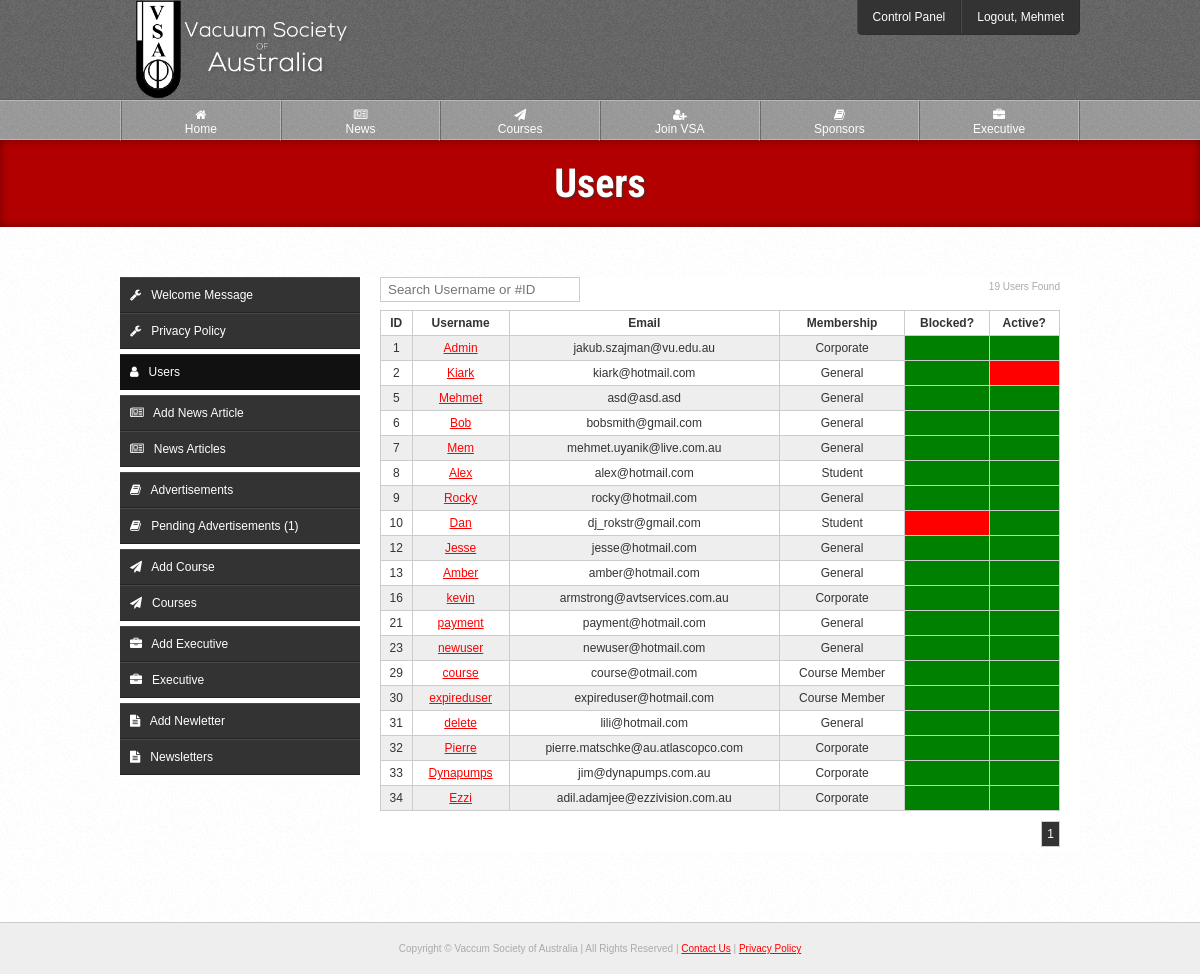
Page /source/cp/users.php (signed in) on the committed database.
### tables this page shows
CREATE TABLE IF NOT EXISTS `users` (
  `id` int(10) NOT NULL AUTO_INCREMENT,
  `username` varchar(20) NOT NULL,
  `password` varchar(70) NOT NULL,
  `email` varchar(100) NOT NULL,
  `title` varchar(6) NOT NULL,
  `fname` varchar(30) NOT NULL,
  `lname` varchar(40) NOT NULL,
  `address` varchar(80) NOT NULL,
  `suburb` varchar(50) NOT NULL,
  `state` varchar(50) NOT NULL,
  `postcode` int(10) NOT NULL,
  `country` varchar(50) NOT NULL,
  `telephone` varchar(20) NOT NULL,
  `fax` varchar(20) DEFAULT NULL,
  `website` varchar(100) DEFAULT NULL,
  `company` varchar(150) DEFAULT NULL,
  `blocked` enum('0','1') NOT NULL,
  `type` enum('1','2','3','4') NOT NULL,
  `active` enum('0','1') NOT NULL,
  `level` enum('1','2') NOT NULL,
  `password_reset` enum('0','1') NOT NULL,
  `activation_code` varchar(40) NOT NULL,
  `reset_code` varchar(100) NOT NULL,
  `payment_made` enum('0','1') NOT NULL,
  `date_created` varchar(100) NOT NULL,
  `payment_due_date` varchar(100) NOT NULL,
  `membership_expiry_date` varchar(100) NOT NULL,
  PRIMARY KEY (`id`),
  FULLTEXT KEY `username` (`username`)
);

### source/classes/User.php (called while the page is built, shortened)
<?php
class User extends Pagination {
	private $data;
	private $count;
	public static function getUsername($id) {
		try {
			$q = DB::$db->prepare("
				SELECT username
				FROM users
				WHERE id = :id
			");
			$q->execute([':id' => $id]);
		} catch(PDOException $ex) {
			die($ex->getMessage());
		}
		$c = $q->rowCount();
		$r = $q->fetch(PDO::FETCH_OBJ);
		return ($c != 0) ? $r->username : "Unknown";
	}
	public function getAll($page = 1, $limit = 100) {
		$this->amount = ($page - 1) * $limit;
		$this->limit = $limit;
		$this->page = $page;
		try {
			$q = DB::$db->query("
				SELECT SQL_CALC_FOUND_ROWS *
				FROM users
				LIMIT {$this->amount}, {$this->limit}
			");
		} catch(PDOException $ex) {
			die($ex->getMessage());
		}
		$this->count = $q->rowCount();
		$total = DB::$db->query("SELECT FOUND_ROWS() AS total")->fetch(PDO::FETCH_OBJ)->total;
		$this->pages = ceil($total / $this->limit);
		if($this->count != 0)
			while($r = $q->fetch(PDO::FETCH_OBJ))
				$this->data[] = $r;
		return $this->data;
	}
	public function getCount() {
		return $this->count;
	}
}

### source/classes/Template.php (called while the page is built, shortened)
<?php
class Template {
	private $page;
	public function setActivePage($prefix = null) {
		$page = explode("/", $_SERVER['PHP_SELF']);
		$page = end($page);
		$page = explode(".", $page);
		$page = current($page);
		$this->page = $prefix.$page;
	}
	public function getActivePage() {
		return $this->page;
	}
}

### source/cp/users.php (the view, shortened to what this page needs)
<?php
$t = new Template("cp_");
$t->setTitle("Users");
include $t->load("template/head.php");
include $t->load("template/header.php");
$_user = new User;
$users = (isset($_GET['search'])) ? $_user->search($_GET['search']) : $_user->getAll((isset($_GET['page']) && !empty($_GET['page'])) ? $_GET['page'] : 1);
?>
	<div id="page-heading">
		<h1>Users</h1>
	</div>
	<div class="outer-wrapper white">
		<div class="inner-wrapper">
			<?php include $t->load("template/cp-nav.php"); ?>
			<section class="right-main">
				<p class="rfloat fine-text"><?=$_user->getCount();?> User<?=($_user->getCount() !== 1) ? 's' : null;?> Found</p>
				<form id="form">
					<div class="field">
						<input type="text" name="search" id="search" placeholder="Search Username or #ID" style="width: 200px;">
					</div>
				</form>
				<?php if(!empty($users)): ?>
					<?php if($_user->getCount() != 0): ?>
						<table class="style">
							<tr>
								<th>ID</th>
								<th>Username</th>
								<th>Email</th>
								<th>Membership</th>
								<th>Blocked?</th>
								<th>Active?</th>
							</tr>
						<?php foreach($users as $user): ?>
							<tr>
								<td><?=$user->id;?></td>
								<td><a href="<?=PATH;?>cp/view-user?id=<?=$user->id;?>"><?=$user->username;?></a></td>
								<td><?=$user->email;?></td>
								<td>
									<?php if($user->type === '1'): ?>
										Student
									<?php elseif($user->type === '2'): ?>
										General
									<?php elseif($user->type === '3'): ?>
										Corporate
									<?php elseif($user->type === '4'): ?>
										Course Member
									<?php endif;?>
								</td>
								<td style="<?=($user->blocked === '1') ? 'background: red;' : 'background: green;';?>"></td>
								<td style="<?=($user->active === '1') ? 'background: green;' : 'background: red;';?>?>"></td>
							</tr>
						<?php endforeach; ?>
						</table>
						<?=$_user->getPageLinks(PATH."cp/users");?>
					<?php else: ?>
						<div class="notice-box yellow-notice">No users found</div>
					<?php endif; ?>
				<?php endif; ?>
			</section>
		</div>
	</div>
<?php include $t->load("template/footer.php"); ?>

### source/template/header.php (shortened to what this page needs)
</head>
	<body>
		<header id="fixed">
			<div id="header">
				<div class="inner-wrapper">
					<a href="<?=PATH;?>"><img src="<?=PATH;?>img/vsa-logo.png" id="banner-logo" alt="Vaccum Society of Australia"></a>
					<?php if(isset($_SESSION['admin'])): ?>
						<nav class="top-nav">
							<ul>
								<li><a href="<?=PATH;?>cp/update-welcome">Control Panel</a></li>
								<li><a href="<?=PATH;?>logout?url=<?=$_SERVER['REQUEST_URI'];?>">Logout, <?=User::getUsername($_SESSION["logged"]);?></a></li>
							</ul>
						</nav>
					<?php else: ?>
						<div class="login-btn-wrapper">
							<a href="<?=PATH;?>login" class="login-btn"><img src="<?=PATH;?>img/login-btn.png"></a>
						</div>
					<?php endif; ?>
				</div>
			</div>
			<nav class="main-nav">
				<div class="inner-wrapper">
					<ul>
						<li><a href="<?=PATH;?>"<?=($t->getActivePage() == 'index') ? ' class="active"' : null;?>><i class="fa fa-home"></i><br>Home</a></li>
						<li><a href="<?=PATH;?>news"<?=($t->getActivePage() == 'news') ? ' class="active"' : null;?>><i class="fa fa-newspaper-o"></i><br>News</a></li>
						<li><a href="<?=PATH;?>courses"<?=($t->getActivePage() == 'courses' || $t->getActivePage() == 'apply-course') ? ' class="active"' : null;?>><i class="fa fa-paper-plane"></i><br>Courses</a></li>
						<li><a href="<?=PATH;?>join"<?=($t->getActivePage() == 'join') ? ' class="active"' : null;?>><i class="fa fa-user-plus"></i><br>Join VSA</a></li>
						<li><a href="<?=PATH;?>sponsors"<?=($t->getActivePage() == 'sponsors') ? ' class="active"' : null;?>><i class="fa fa-book"></i><br>Sponsors</a></li>
						<li><a href="<?=PATH;?>executive"<?=($t->getActivePage() == 'executive') ? ' class="active"' : null;?>><i class="fa fa-briefcase"></i><br>Executive</a></li>
					</ul>
				</div>
			</nav>
		</header>

### source/css/layout.css (style rules this page uses)
header, footer, nav { display: block; }
* { box-sizing: border-box; margin: 0; padding: 0; }
body { margin: 0; padding: 0; background: #EEE; font-family: arial, sans-serif; font-size: 12px; color: #333; }
.inner-wrapper { max-width: 960px; margin: 0 auto; position: relative; }
.outer-wrapper { padding: 50px 0px; border-bottom: 1px solid #CCC; }
.white { background: url("../img/content-bg.png"); }
#header { height: 100px; background: url("../img/header-bg.png"); border-bottom: 1px solid rgba(0,0,0,.1); }
#banner-logo { margin-top: -2px; height: 102px; }
.main-nav { height: 40px; background: url("../img/main-nav-bg.png"); font-size: 12px; border-top: 1px solid rgba(255,255,255,.3); border-bottom: 1px solid rgba(255,255,255,.3); display: block; }
.main-nav ul { margin: 0; padding: 0; border-left: 1px solid rgba(255,255,255,.3); border-right: 1px solid rgba(0,0,0,.3); }
.main-nav ul li { list-style-type: none; display: inline; float: left; width: 16.666%; text-align: center; }
.main-nav li a { display: block; color: #FFF; text-decoration: none; padding: 7px 15px; height: 40px; transition: .2s linear; border-left: 1px solid rgba(0,0,0,.3); border-right: 1px solid rgba(255,255,255,.3); }
.top-nav { position: absolute; right: 0; top: 0; background: #333; border-bottom: 1px solid rgba(0,0,0,.1); -webkit-border-radius: 0 0 5px 5px; -moz-border-radius: 0 0 5px 5px; -ms-border-radius: 0 0 5px 5px; -o-border-radius: 0 0 5px 5px; border-radius: 0 0 5px 5px; overflow: hidden; }
.top-nav ul { margin: 0; padding: 0; }
.top-nav ul li { list-style-type: none; display: inline; float: left; }
.top-nav li a { padding: 10px 15px; text-align: center; display: block; text-decoration: none; color: #FFF; border-right: 1px solid rgba(0,0,0,.1); border-left: 1px solid rgba(255,255,255,.1); transition: .2s linear; }
.top-nav ul li:last-of-type { border-right: none; }
.top-nav ul li:first-of-type { border-left: none; }
#page-heading { background: #B20000; color: #FFF; padding: 20px 0px; text-align: center; box-shadow: inset 0px 0px 10px rgba(0,0,0,.4); -webkit-box-shadow: inset 0px 0px 10px rgba(0,0,0,.4); -moz-box-shadow: inset 0px 0px 10px rgba(0,0,0,.4); -o-box-shadow: inset 0px 0px 10px rgba(0,0,0,.4); -ms-box-shadow: inset 0px 0px 10px rgba(0,0,0,.4); }
#page-heading h1 { margin: 0; padding: 0; font-size: 40px; text-shadow: 1px 1px 2px #333; font-family: 'Roboto Condensed', sans-serif; text-rendering: optimizeLegibility !important; -webkit-font-smoothing: antialiased !important; color: #FFF; }
.left-side, .right-main { background: #FFF; margin-bottom: 20px; }
.right-main { float: right; width: 720px; padding: 0px 20px; }

### source/css/style.css (style rules this page uses)
.rfloat { float: right; }
.fine-text { font-size: 10px; color: #AAA; }
table.style { border-collapse: collapse; width: 100%; text-align: center; margin-bottom: 10px; }
table.style th { color: #333; }
table.style th, table.style td { border: 1px solid #CCC; padding: 5px; }
table.style tr:nth-child(even) { background: #EEE; }
h1, h2, h3, h4, h5, h6 { margin-bottom: 15px; padding: 0; }
h1 { font-size: 35px; font-family: 'Roboto Condensed', sans-serif; }
p { line-height: 19px; margin-bottom: 10px; }
a { color: #F00; }
a img { border: none; }
li { list-style-position: inside; }
ul, ol { margin-bottom: 10px; margin-left: 20px; }

### source/css/forms.css (style rules this page uses)
form .field { margin-bottom: 4px; }
input[type=text], input[type=password], input[type=email], select, input[type=file] { padding: 4px 7px; border: 1px solid #CCC; width: 250px; margin-bottom: 4px; color: #666; }
input[type=text], input[type=password], input[type=email], select, input[type=file], input[type=radio] { margin-bottom: 4px; }

### source/css/resize.css (style rules this page uses)
body { margin: 0; text-align: center; }
#banner-logo { text-align: center; height: auto; max-width: 233px; }
#header { height: 100%; }
#fixed { position: static; }
.main-nav { height: 100%; border-top: none; border-bottom: none; display: none; }
.main-nav ul li { width: 50%; border: none; }
.main-nav li a { border-bottom: 1px solid rgba(0,0,0,.3); border-top: 1px solid rgba(255,255,255,.3); }
.main-nav li a:nth-child(odd) { border-left: none; }
.top-nav { position: static; top: auto; right: auto; border-radius: 0; }
.top-nav ul li { width: 50%; }
.left-side, .right-main { float: none; width: auto; }
.rfloat, .lfloat { float: none; }
table.style { overflow-x: auto; display: block; width: 100%; }
input, textarea, select { width: 100% !important; margin-bottom: 5px; }

### source/css/resize-sidebars.css (style rules this page uses)
.right-main { float: none; width: auto; }
.outer-wrapper { padding: 20px 2%; }

### rows in the picture
users: username "Mehmet", id "5", email "asd@asd.asd", type "General"
users: id "1", username "Admin", email "jakub.szajman@vu.edu.au", type "Corporate"
users: id "2", username "Kiark", email "kiark@hotmail.com", type "General"
users: id "6", username "Bob", email "bobsmith@gmail.com", type "General"
users: id "7", username "Mem", email "mehmet.uyanik@live.com.au", type "General"
users: id "8", username "Alex", email "alex@hotmail.com", type "Student"
users: id "9", username "Rocky", email "rocky@hotmail.com", type "General"
users: id "10", username "Dan", email "dj_rokstr@gmail.com", type "Student"
users: id "12", username "Jesse", email "jesse@hotmail.com", type "General"
users: id "13", username "Amber", email "amber@hotmail.com", type "General"
users: id "16", username "kevin", email "armstrong@avtservices.com.au", type "Corporate"
users: id "21", username "payment", email "payment@hotmail.com", type "General"
users: id "23", username "newuser", email "newuser@hotmail.com", type "General"
users: id "29", username "course", email "course@otmail.com", type "Course Member"
users: id "30", username "expireduser", email "expireduser@hotmail.com", type "Course Member"
users: id "31", username "delete", email "lili@hotmail.com", type "General"
users: id "32", username "Pierre", email "pierre.matschke@au.atlascopco.com", type "Corporate"
users: id "33", username "Dynapumps", email "jim@dynapumps.com.au", type "Corporate"
users: id "34", username "Ezzi", email "adil.adamjee@ezzivision.com.au", type "Corporate"

### other values in the picture
Sponsors::countAds('0') "1"
$_user->getCount() "19"
